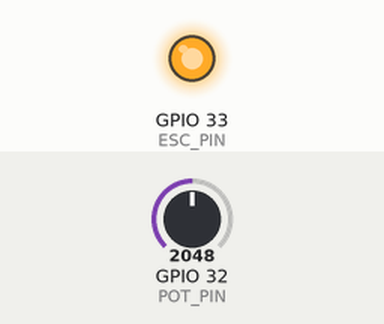
Recording of a sketch running on a simulated ESP32. Shown: output pins drawn as LEDs (lit = HIGH). Inputs (shaded band) come from the test bench; at power-on: GPIO 32 (POT_PIN) = 2048. What the sketch prints to the serial monitor is not drawn.

Above: at 3.2 s.
3.3 s: GPIO 32 (POT_PIN) set to 491
Timing chart, 0 to 6.3 s (numbered marks = the images above; inputs shaded):
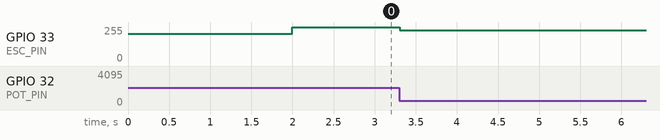

Measured:
- after the input at 3.3 s, GPIO 33 (ESC_PIN): 255/255 → 229/255 at once

The sketch:

Servo_controller.ino
```cpp
#include <Arduino.h>

const int ESC_PIN = 33;      // Pin connected to ESC signal
const int POT_PIN = 32;      // Pin connected to potentiometer
const int PWM_FREQ = 50;     // Frequency for ESC control (50Hz)
const int PWM_RES = 12;      // Resolution (12-bit)

void setup() {
  Serial.begin(115200);

  // Configure LEDC PWM using new API
  ledcAttach(ESC_PIN, PWM_FREQ, PWM_RES);  // Automatically assigns a channel

  // Initialize ESC with minimum pulse width (1ms)
  analogWrite(ESC_PIN, 205);               // Send minimum pulse width
  delay(2000);                             // Allow time for ESC initialization
}

void loop() {
  int potValue = analogRead(POT_PIN);      // Read potentiometer value (0-4095)

  // Map potentiometer value to ESC pulse width (1ms to 2ms)
  int escPulse = map(potValue, 0, 4095, 205, 410);

  analogWrite(ESC_PIN, escPulse);          // Write mapped value to ESC
  delay(20);                               // Short delay for stability

  // Optional: Print values for debugging
  Serial.print("Potentiometer: ");
  Serial.print(potValue);
  Serial.print("\tESC Pulse: ");
  Serial.println(escPulse);
}
```
